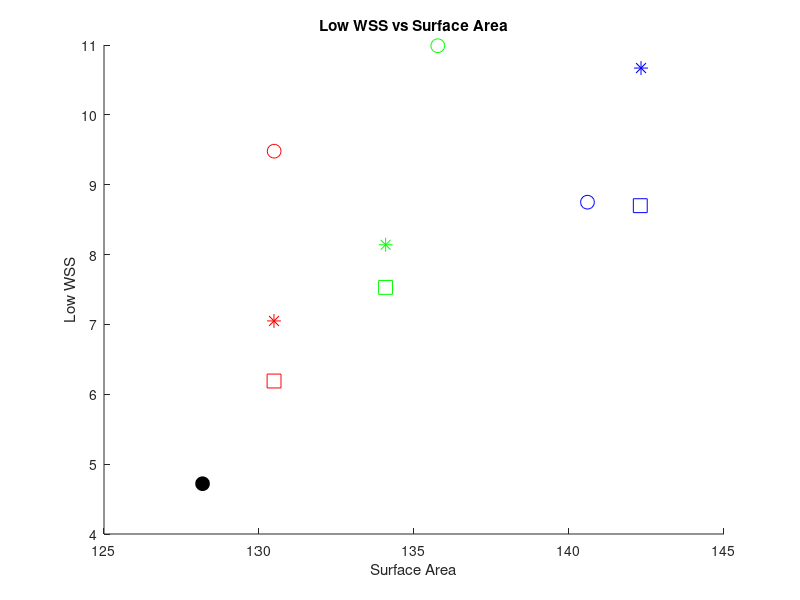
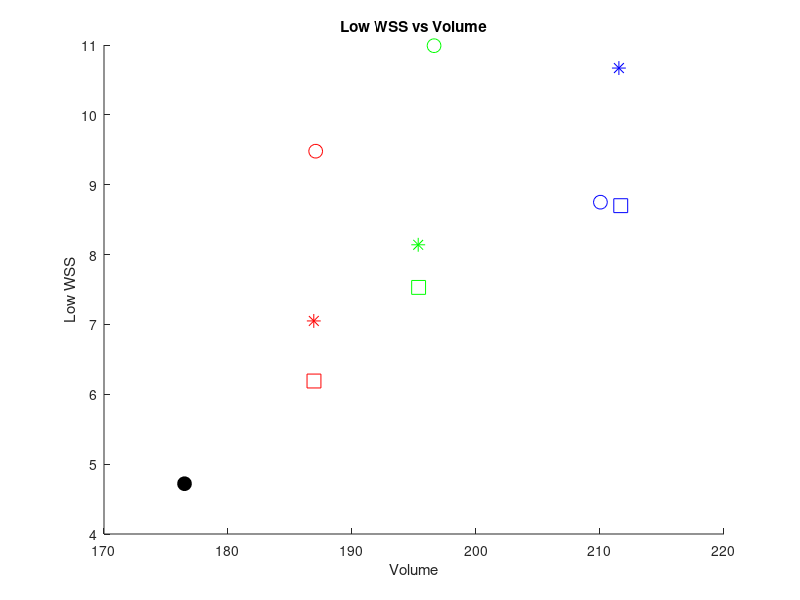
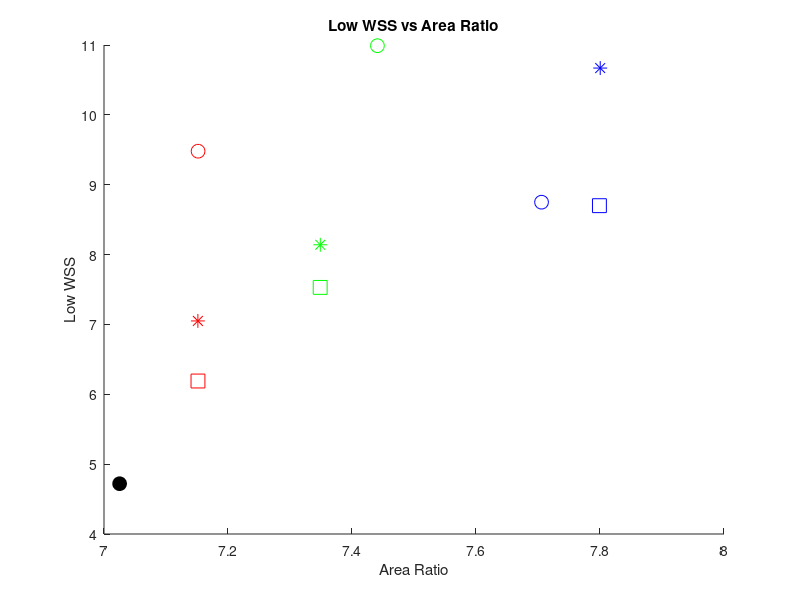
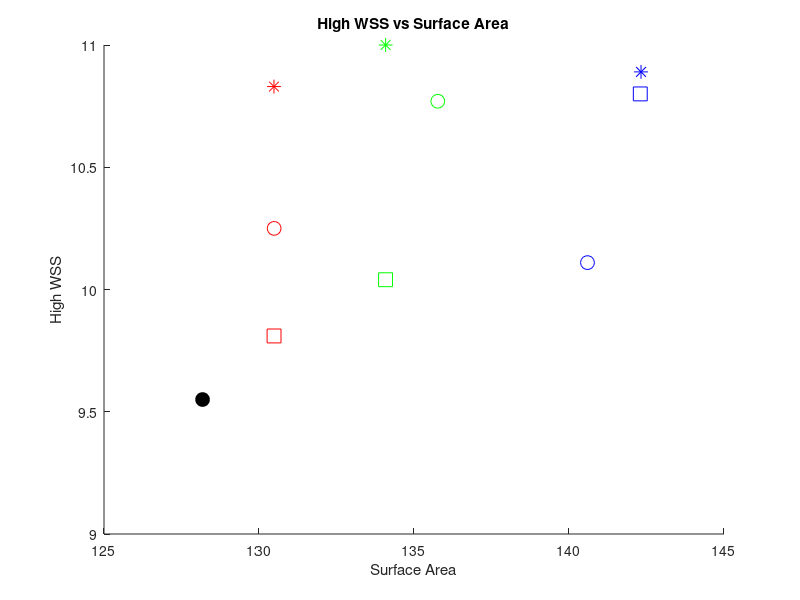

These charts were generated, in order, by the following MATLAB code:
clear;
close all;

load('aneurysm_bleb_data.mat');
% Define shape mapping for bleb location and color mapping for bleb size
shapes = {'o', 's', '*'};  % Circle, Square, Star for locations (left, middle, right)
colors = {'r', 'g', 'b'};  % Red, Green, Blue for sizes (small, middle, big)

% Function to plot a figure
function plot_figure(x_data, y_data, x_label_text, y_label_text, title_text, shapes, colors, surface_area, low_WSS)
    figure;
    hold on;

    % Plot Small Bleb (color: red) for different locations
    plot(x_data(1), y_data(1), ['r' shapes{1}], 'MarkerSize', 10);  
    plot(x_data(2), y_data(2), ['r' shapes{2}], 'MarkerSize', 10);  
    plot(x_data(3), y_data(3), ['r' shapes{3}], 'MarkerSize', 10);  

    % Plot Middle Bleb (color: green) for different locations
    plot(x_data(4), y_data(4), ['g' shapes{1}], 'MarkerSize', 10);  
    plot(x_data(5), y_data(5), ['g' shapes{2}], 'MarkerSize', 10);  
    plot(x_data(6), y_data(6), ['g' shapes{3}], 'MarkerSize', 10);  

    % Plot Big Bleb (color: blue) for different locations
    plot(x_data(7), y_data(7), ['b' shapes{1}], 'MarkerSize', 10);  
    plot(x_data(8), y_data(8), ['b' shapes{2}], 'MarkerSize', 10);  
    plot(x_data(9), y_data(9), ['b' shapes{3}], 'MarkerSize', 10);  

    % Add the black solid dot for the reference point
    plot(x_data(10), y_data(10), 'ko', 'MarkerSize', 10, 'MarkerFaceColor', 'k');  

    % Set labels and title
    xlabel(x_label_text);
    ylabel(y_label_text);
    title(title_text);

    hold off;
end

% Define X and Y axis data and labels for each plot
x_data_list = {surface_area, volume, area_ratio};
x_labels = {'Surface Area', 'Volume', 'Area Ratio'};
y_data_list = {low_WSS, high_WSS, high_OSI, high_RRT, vorticity, qcrit_vortex};
y_labels = {'Low WSS', 'High WSS', 'High OSI', 'High RRT', 'Vorticity', 'Qcrit Vortex'};
titles = {
    'Low WSS vs Surface Area', 'Low WSS vs Volume', 'Low WSS vs Area Ratio', ...
    'High WSS vs Surface Area', 'High WSS vs Volume', 'High WSS vs Area Ratio', ...
    'High OSI vs Surface Area', 'High OSI vs Volume', 'High OSI vs Area Ratio', ...
    'High RRT vs Surface Area', 'High RRT vs Volume', 'High RRT vs Area Ratio', ...
    'Vorticity vs Surface Area', 'Vorticity vs Volume', 'Vorticity vs Area Ratio', ...
    'Qcrit Vortex vs Surface Area', 'Qcrit Vortex vs Volume', 'Qcrit Vortex vs Area Ratio'
};

% Loop through all combinations of X and Y axis data to create plots
for y_idx = 1:length(y_data_list)
    for x_idx = 1:length(x_data_list)
        title_text = titles{(y_idx-1)*3 + x_idx};
        plot_figure(x_data_list{x_idx}, y_data_list{y_idx}, x_labels{x_idx}, y_labels{y_idx}, title_text, shapes, colors, surface_area, low_WSS);
    end
end
